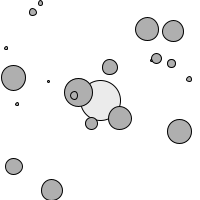
Frame 1 (no input)
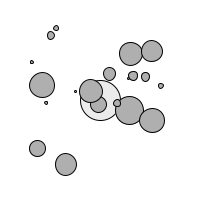
Frame 60 (the mouse pressed at the canvas centre just before this capture)
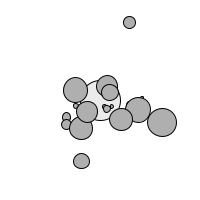
Frame 120 (the mouse held since frame 60 and released just before this capture)

The Processing sketch that drew these frames (run headless with seeded random() and noise(); from frame 60 on, the mouse is pressed at the canvas centre):

// Processing sketch: e07_attraction_with_many_movers
// ── e07_attraction_with_many_movers.pde
float G = 0.5;

Attractor attractor;
Mover[] movers;

void setup() {
  size(200,200);
  background(255);
  attractor = new Attractor();
  movers = new Mover[20];
  for (int i = 0; i < movers.length; i++)
    movers[i] = new Mover(random(0.1,2),random(0,width),random(0,height));
}

void draw() {
  background(255);
  attractor.display();
  
  Mover mover = null;
  for (int i = 0; i < movers.length; i++) {
    mover = movers[i];
    
    PVector attraction = attractor.attract(mover);
    PVector[] forces = new PVector[]{attraction};
    
    mover.update(forces);
    mover.display();
  }
  
}

class Attractor {
  
  PVector location;
  float mass;
  
  Attractor() {
    location = new PVector(width/2,height/2);
    mass = 20;
  }
  
  PVector attract(Mover mover) {
    PVector result;
    
    PVector displacement = PVector.sub(location,mover.location);
    float distance = constrain(displacement.mag(),5,25);
    
    result = displacement.copy();
    result.normalize();
    float strength = (G * mass * mover.mass) / (distance * distance);
    result.mult(strength);
    
    return result;
  }
  
  void display() {
    stroke(0);
    fill(175,255/4);
    ellipse(location.x,location.y,mass*2,mass*2);
  }
}

class Mover {
  
  PVector location;
  PVector velocity;
  float mass;
  
  Mover(float m, float x, float y) {
    location = new PVector(x,y);
    velocity = new PVector(0,0);
    mass = m;
  }
  
  void update(PVector[] forces) {
    PVector acceleration = PVector.div(sumVectors(forces),mass);
    velocity.add(acceleration);
    location.add(velocity);
  }
  
  void display() {
    stroke(0);
    fill(175);
    ellipse(location.x,location.y,16*mass,16*mass);
  }
}

PVector sumVectors(PVector[] vectors) {
  PVector result = new PVector(0,0);
  for (int i = 0; i < vectors.length; i++)
    result.add(vectors[i]);
  return result;
}
